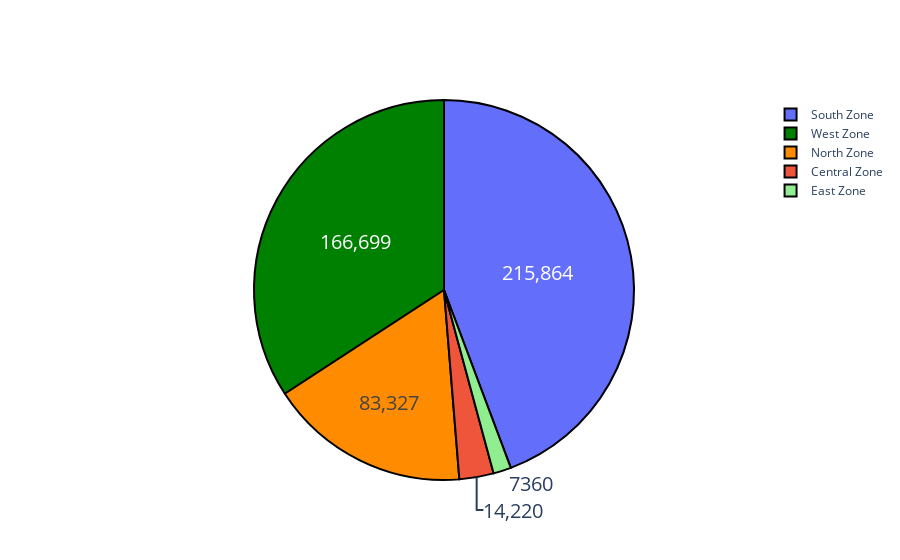

Write notebook code for a chart like this one.
### Code cell
colors = ['Green','lightorange','darkorange','lightgreen']

fig = go.Figure(data = [go.Pie(labels = Car_Visits_df['Zones'], values = Car_Visits_df['Car Visits Count'])])

fig.update_traces(hoverinfo='label+percent', textinfo='value', textfont_size=20,
                  marker = dict(colors=colors, line = dict(color = '#000000', width=2)))

fig.show()

### Figure 1 — Plotly figure (JSON) as saved in the notebook; plotly's stock layout.template omitted (floating-point values rounded to 4 significant figures)
{"data": [{"hoverinfo": "label+percent", "labels": ["West Zone", "South Zone", "North Zone", "East Zone", "Central Zone"], "marker": {"colors": ["Green", "lightorange", "darkorange", "lightgreen"], "line": {"color": "#000000", "width": 2}}, "textfont": {"size": 20}, "textinfo": "value", "type": "pie", "values": [166699, 215864, 83327, 7360, 14220]}], "layout": {}}
